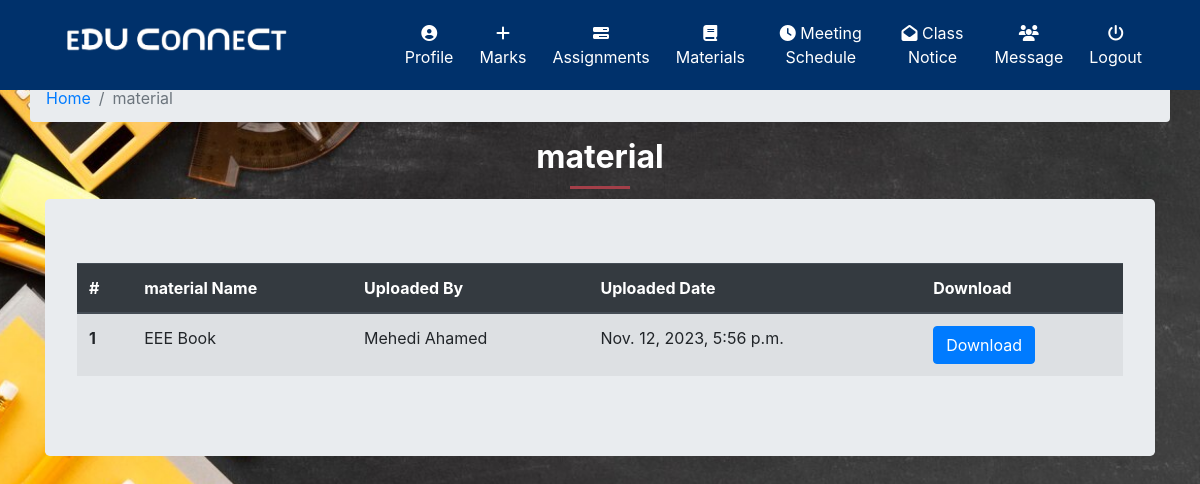
Before: /classroom/class_material/ (signed in) with the older database file.
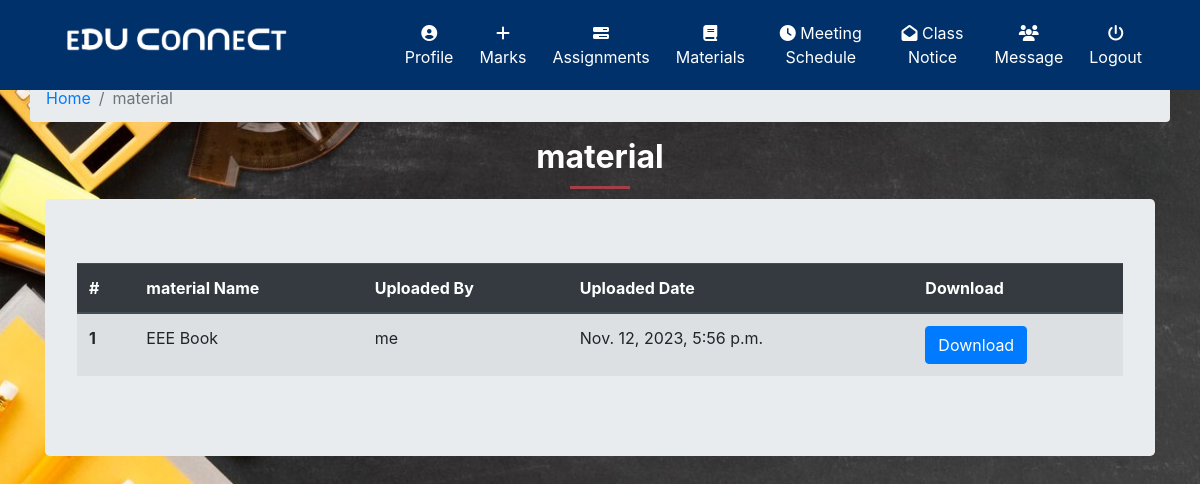
After: the same page with the newer database file.
### classroom/models.py (models this page shows, shortened)
class ClassMaterial(models.Model):
    student = models.ManyToManyField(Student, related_name='student_material')
    teacher = models.ForeignKey(Teacher, related_name='teacher_material', on_delete=models.CASCADE)
    created_at = models.DateTimeField(auto_now=True)
    material_name = models.CharField(max_length=250)
    material = models.FileField(upload_to='material')
    class Meta:
        ordering = ['-created_at']

class Teacher(models.Model):
    user = models.OneToOneField(User, on_delete=models.CASCADE, primary_key=True, related_name='Teacher')
    name = models.CharField(max_length=250)
    subject_name = models.CharField(max_length=250)
    email = models.EmailField(max_length=254)
    phone = models.IntegerField()
    teacher_profile_pic = models.ImageField(upload_to="classroom/teacher_profile_pic", blank=True)
    class_students = models.ManyToManyField(Student, through="StudentsInClass")
    created_classrooms = models.ManyToManyField(Classroom, related_name='teachers_created', blank=True)
    def __str__(self):
        return self.name

### classroom/views.py (the view)
@login_required
def class_material(request):
    student = request.user.Student
    material = SubmitAssignment.objects.filter(student=student)
    material_list = [x.submitted_assignment for x in material]
    return render(request,'classroom/class_material.html',{'student':student,'material_list':material_list})

### template/classroom/class_material.html
{% extends 'classroom/base.html' %}
{% block content %}
<div class="container ">
		<div class="row">
            <ol class="col-12 breadcrumb">
                <li class="breadcrumb-item"><a href="{% url 'home' %}">Home</a></li>
                <li class="breadcrumb-item active">material</li>
            </ol>
        </div>
       <div class="section-heading">
            <h2>material</h2>
            <div class="line-dec"></div>
          </div>
  <div class="jumbotron ">
{% if student.student_material.count == 0 %}
  <h2 class="text-dark text-center">No materials Yet</h2>
{% else %}
        <div class="row row-content">
            <div class="col-12 col-sm-12">
 <div class="table-responsive">
                    <table class="table table-striped">
    <thead class="thead-dark">
      <tr>
        <th scope="col">#</th>
        <th scope="col">material Name</th>
        <th scope="col">Uploaded By</th>
        <th scope="col">Uploaded Date</th>
        <th scope="col">Download</th>
      </tr>
    </thead>
    <tbody>
      {% for material in student.student_material.all %}
        <tr>
          <th scope="row">{{ forloop.counter }}</th>
          <td>{{ material.material_name }}</td>
          <td>{{ material.teacher }}</td>
          <td>{{ material.created_at }}</td>
          <td><a href="{{ material.material.url }}" class="btn btn-primary" target="_blank">Download</a></td>
        </tr>
      {% endfor %}
    </tbody>
  </table>
  </div>
  </div>
  </div>
{% endif %}
</div>
</div>
{% endblock %}

Changed rows visible on the page:
changed through a linked row, ClassMaterial "EEE Book": teacher "Mehedi Ahamed" → "me"
